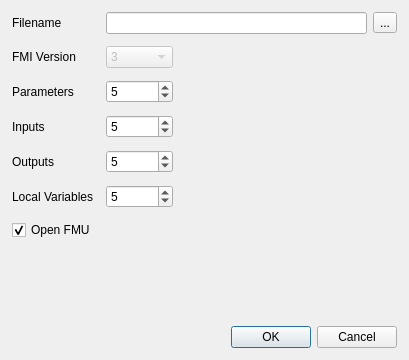
<?xml version="1.0" encoding="UTF-8"?>
<ui version="4.0">
 <class>NewFMUDialog</class>
 <widget class="QDialog" name="NewFMUDialog">
  <property name="geometry">
   <rect>
    <x>0</x>
    <y>0</y>
    <width>409</width>
    <height>360</height>
   </rect>
  </property>
  <property name="windowTitle">
   <string>Create a new FMU</string>
  </property>
  <layout class="QGridLayout" name="gridLayout">
   <property name="leftMargin">
    <number>12</number>
   </property>
   <property name="topMargin">
    <number>12</number>
   </property>
   <property name="rightMargin">
    <number>12</number>
   </property>
   <property name="bottomMargin">
    <number>12</number>
   </property>
   <property name="spacing">
    <number>12</number>
   </property>
   <item row="3" column="0" colspan="2">
    <widget class="QLabel" name="label">
     <property name="text">
      <string>Parameters</string>
     </property>
    </widget>
   </item>
   <item row="1" column="2" colspan="2">
    <widget class="QWidget" name="widget" native="true">
     <layout class="QHBoxLayout" name="horizontalLayout">
      <property name="leftMargin">
       <number>0</number>
      </property>
      <property name="topMargin">
       <number>0</number>
      </property>
      <property name="rightMargin">
       <number>0</number>
      </property>
      <property name="bottomMargin">
       <number>0</number>
      </property>
      <item>
       <widget class="QLineEdit" name="filenameLineEdit">
        <property name="text">
         <string/>
        </property>
       </widget>
      </item>
      <item>
       <widget class="QToolButton" name="selectFilenameButton">
        <property name="text">
         <string>...</string>
        </property>
       </widget>
      </item>
     </layout>
    </widget>
   </item>
   <item row="2" column="0">
    <widget class="QLabel" name="label_6">
     <property name="text">
      <string>FMI Version</string>
     </property>
    </widget>
   </item>
   <item row="1" column="0">
    <widget class="QLabel" name="label_5">
     <property name="text">
      <string>Filename</string>
     </property>
    </widget>
   </item>
   <item row="4" column="2">
    <widget class="QSpinBox" name="nInputsSpinBox">
     <property name="maximum">
      <number>100000</number>
     </property>
     <property name="value">
      <number>5</number>
     </property>
    </widget>
   </item>
   <item row="8" column="0" colspan="4">
    <spacer name="verticalSpacer">
     <property name="orientation">
      <enum>Qt::Orientation::Vertical</enum>
     </property>
     <property name="sizeHint" stdset="0">
      <size>
       <width>20</width>
       <height>40</height>
      </size>
     </property>
    </spacer>
   </item>
   <item row="5" column="2">
    <widget class="QSpinBox" name="nOutputsSpinBox">
     <property name="maximum">
      <number>100000</number>
     </property>
     <property name="value">
      <number>5</number>
     </property>
    </widget>
   </item>
   <item row="6" column="2">
    <widget class="QSpinBox" name="nLocalVariablesSpinBox">
     <property name="maximum">
      <number>100000</number>
     </property>
     <property name="value">
      <number>5</number>
     </property>
    </widget>
   </item>
   <item row="6" column="0" colspan="2">
    <widget class="QLabel" name="label_4">
     <property name="text">
      <string>Local Variables</string>
     </property>
    </widget>
   </item>
   <item row="9" column="0" colspan="4">
    <widget class="QDialogButtonBox" name="buttonBox">
     <property name="orientation">
      <enum>Qt::Orientation::Horizontal</enum>
     </property>
     <property name="standardButtons">
      <set>QDialogButtonBox::StandardButton::Cancel|QDialogButtonBox::StandardButton::Ok</set>
     </property>
    </widget>
   </item>
   <item row="5" column="0" colspan="2">
    <widget class="QLabel" name="label_3">
     <property name="text">
      <string>Outputs</string>
     </property>
    </widget>
   </item>
   <item row="4" column="0" colspan="2">
    <widget class="QLabel" name="label_2">
     <property name="text">
      <string>Inputs</string>
     </property>
    </widget>
   </item>
   <item row="2" column="3">
    <spacer name="horizontalSpacer">
     <property name="orientation">
      <enum>Qt::Orientation::Horizontal</enum>
     </property>
     <property name="sizeHint" stdset="0">
      <size>
       <width>40</width>
       <height>20</height>
      </size>
     </property>
    </spacer>
   </item>
   <item row="2" column="2">
    <widget class="QComboBox" name="fmiVersionComboBox">
     <property name="enabled">
      <bool>false</bool>
     </property>
     <item>
      <property name="text">
       <string>3</string>
      </property>
     </item>
     <item>
      <property name="text">
       <string>2</string>
      </property>
     </item>
    </widget>
   </item>
   <item row="3" column="2">
    <widget class="QSpinBox" name="nParametersSpinBox">
     <property name="maximum">
      <number>100000</number>
     </property>
     <property name="value">
      <number>5</number>
     </property>
    </widget>
   </item>
   <item row="7" column="0" colspan="4">
    <widget class="QCheckBox" name="openFMUCheckBox">
     <property name="text">
      <string>Open FMU</string>
     </property>
     <property name="checked">
      <bool>true</bool>
     </property>
    </widget>
   </item>
  </layout>
 </widget>
 <resources/>
 <connections>
  <connection>
   <sender>buttonBox</sender>
   <signal>accepted()</signal>
   <receiver>NewFMUDialog</receiver>
   <slot>accept()</slot>
   <hints>
    <hint type="sourcelabel">
     <x>248</x>
     <y>254</y>
    </hint>
    <hint type="destinationlabel">
     <x>157</x>
     <y>274</y>
    </hint>
   </hints>
  </connection>
  <connection>
   <sender>buttonBox</sender>
   <signal>rejected()</signal>
   <receiver>NewFMUDialog</receiver>
   <slot>reject()</slot>
   <hints>
    <hint type="sourcelabel">
     <x>316</x>
     <y>260</y>
    </hint>
    <hint type="destinationlabel">
     <x>286</x>
     <y>274</y>
    </hint>
   </hints>
  </connection>
 </connections>
</ui>
